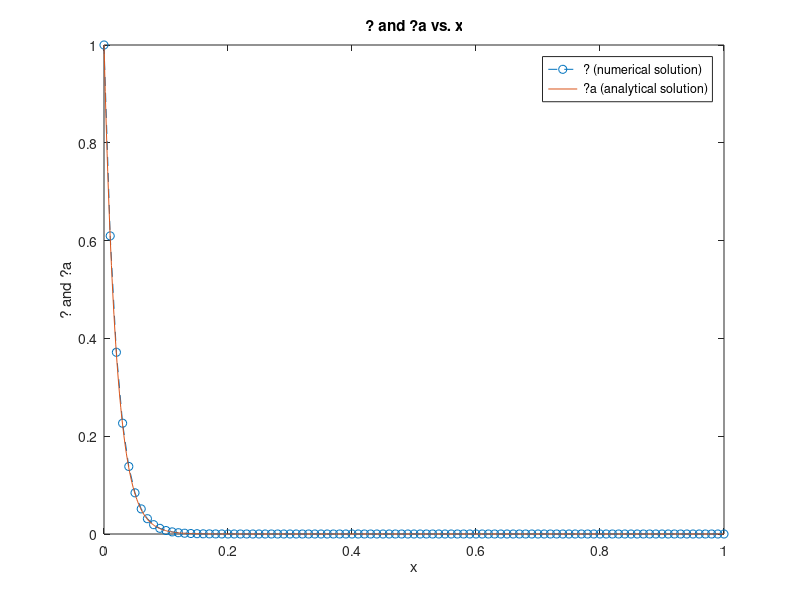

Write the MATLAB code that produced this figure.
% Name : Vipul Jain    Roll.No : 180869
m=50;dx=0.01;
n=101;
a = ones(n,1);
b = ones(n,1).*(-2-(m*m*dx*dx));
c = ones(n,1);
d = zeros(n,1);
x = zeros(n,1);
a(1)=0;a(n)=-4;
b(1)=1;b(n)=3;
c(1)=0;c(n)=0;
d(1)=1;

alpha=1; 

b(n)=b(n)-(alpha/a(n-1))*c(n-1);
a(n)=a(n)-(alpha/a(n-1))*b(n-1);
d(n)=d(n)-(alpha/a(n-1))*d(n-1);

for i = 2:n
    b(i) = b(i) - c(i-1)*(a(i)/b(i-1));
    d(i) = d(i) - d(i-1)*(a(i)/b(i-1));
end
x(n)=d(n)/b(n);
for i = n-1:-1:1
    x(i)=(d(i)-(c(i)*x(i+1)))/b(i);
end
t= linspace(0,n-1,n);
z = linspace(0,1,10*n-9);
y = sinh(m-(m*z))/sinh(m);
plot(t/100,x,'--o',z,y);
legend({'? (numerical solution)','?a (analytical solution)'})
title('? and ?a vs. x')
xlabel('x')
ylabel('? and ?a')